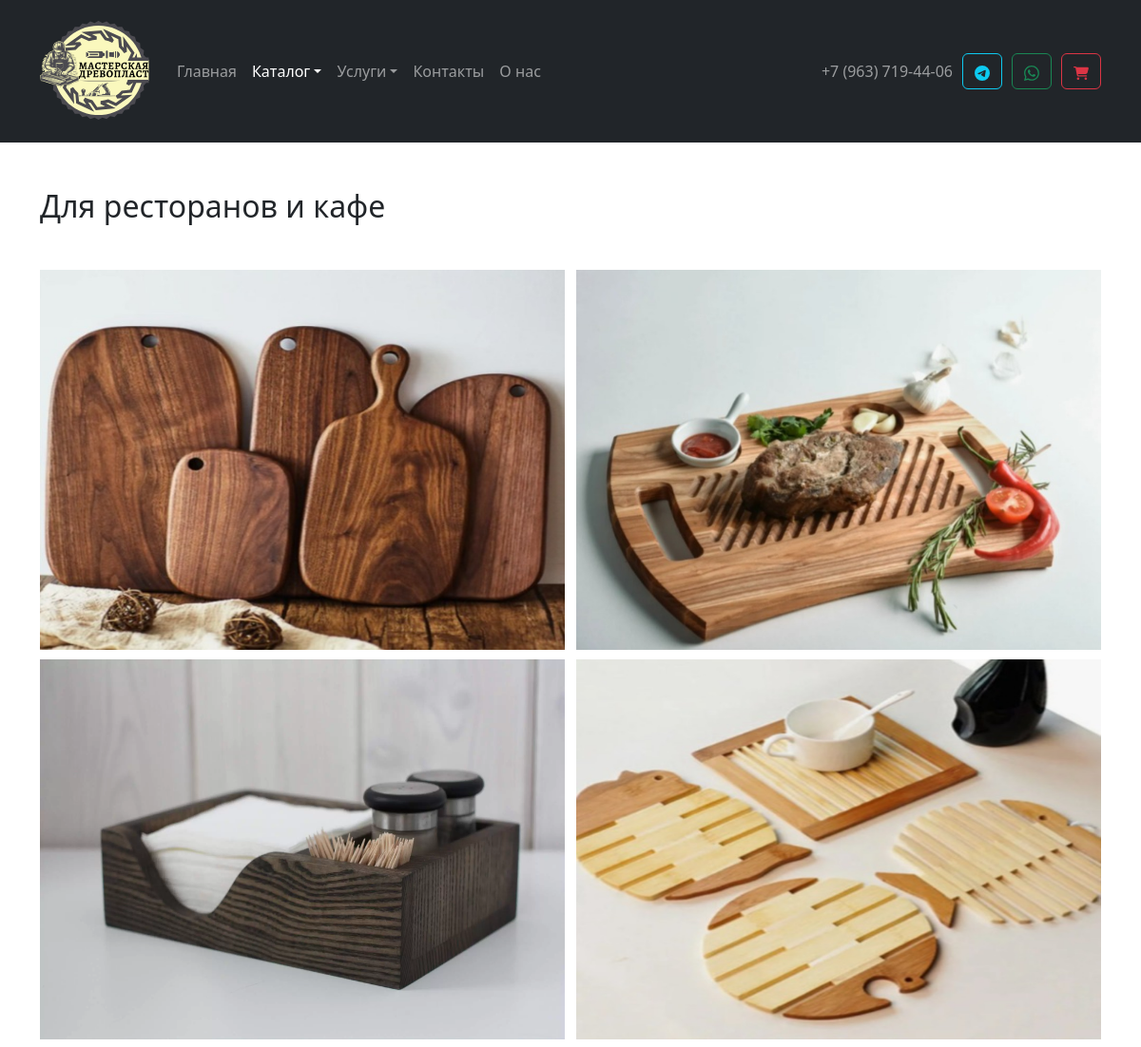
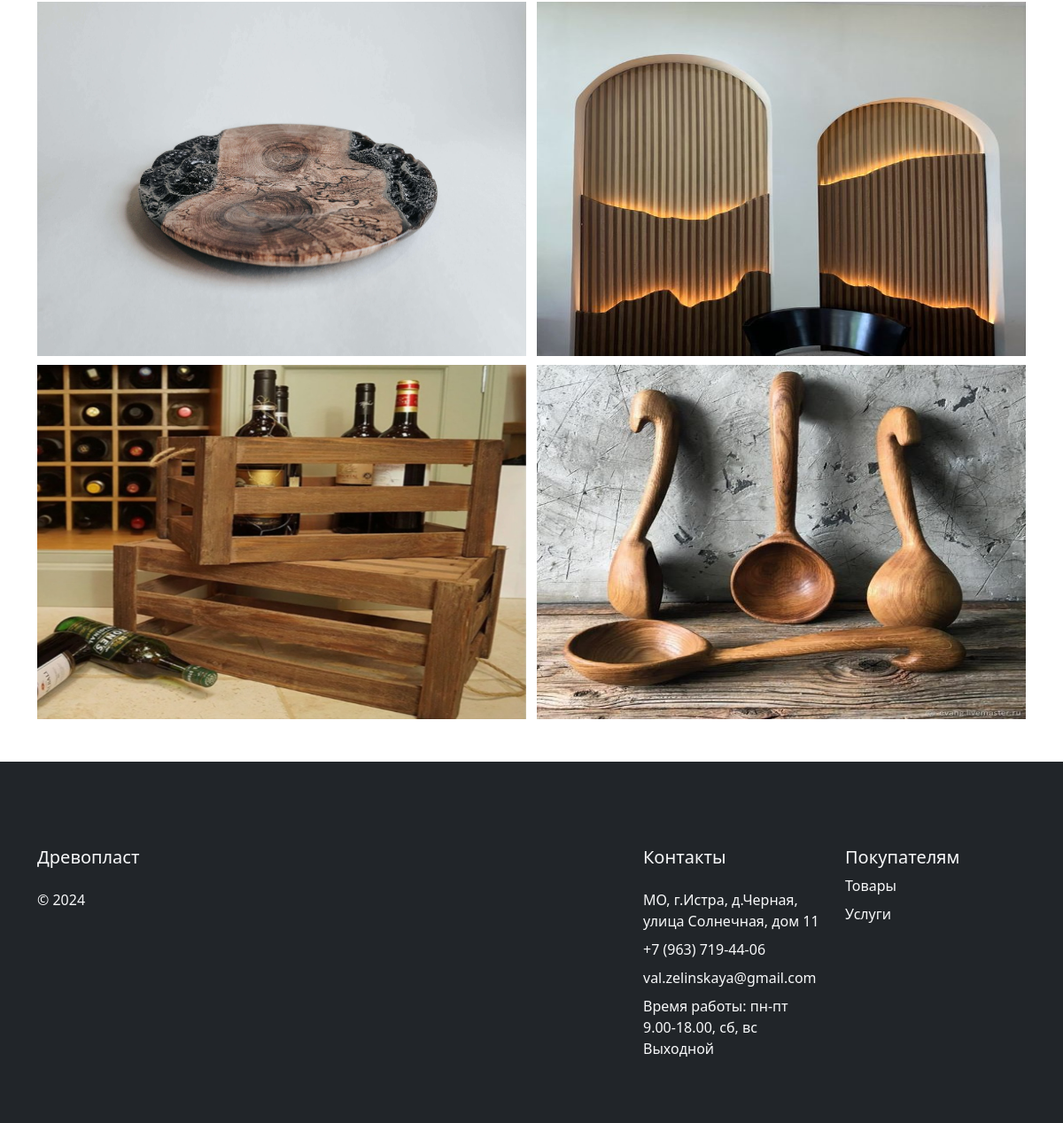
Screenshot of /catalog/restaurant/index.php with the database file from the repository (2 pictures, top to bottom).
### tables this page shows
CREATE TABLE `categories` (
  `id` int(3) NOT NULL,
  `name` varchar(100) NOT NULL,
  `image` varchar(100) NOT NULL,
  `description` varchar(1000) NOT NULL,
  `category_link` varchar(50) NOT NULL,
  `category_order` int(11) NOT NULL COMMENT 'Порядок вывода на странице'
);

CREATE TABLE `subcategories` (
  `id` int(10) NOT NULL,
  `name` varchar(100) NOT NULL,
  `image` varchar(100) NOT NULL,
  `link` varchar(100) NOT NULL,
  `category` int(10) NOT NULL,
  `description` varchar(100) NOT NULL
);

### catalog/restaurant/index.php (called while the page is built)
<?
$category_id = 6;
$folder = 'restaurant';
require($_SERVER['DOCUMENT_ROOT'] . '/catalog/show_subcategories.php');

### catalog/show_subcategories.php (the view, shortened to what this page needs)
<?
include_once $_SERVER['DOCUMENT_ROOT'] . "/modules/header.php";
require($_SERVER['DOCUMENT_ROOT'] . '/database/db.php');
$sql = 'SELECT * FROM subcategories WHERE category = ' . $category_id;
$result = $conn->query($sql);
$category_name = $conn->query('SELECT name FROM categories WHERE id = ' . $category_id)->fetch_assoc();
if ($result->num_rows != 0) {
  $subcategories = $result->fetch_all(MYSQLI_ASSOC);
}
?>
<div class="container my-5">
  <h2 class="mb-5"><?= $category_name['name'] ?></h2>
  <div class="subcategories-wrapper d-flex justify-content-between">
    <?php foreach ($subcategories as $subcategory): ?>
      <div class="subcategory-card">
        <a href="<?= '/catalog/' . $folder . '/products?sub=' . $subcategory['id']; ?>">
          <img class="subcategory-img" src="/assets/images/subcategories/<?= $subcategory['image'];?>" alt="">
        </a>
      </div>
    <?php endforeach; ?>
  </div>
</div>
<? include_once $_SERVER['DOCUMENT_ROOT'] . "/modules/footer.php"; ?>

### assets/css/style.css (style rules this page uses)
body { min-height: 100vh; display: flex; flex-direction: column; }
.subcategories-wrapper { flex: 1; flex-wrap: wrap; row-gap: 10px; }
.subcategory-card { box-sizing: border-box; width: 49.5%; height: 400px; cursor: pointer; position: relative; }
.subcategory-img { width: 100%; height: 100%; position: absolute; }

### rows the page displays
categories: name "Для ресторанов и кафе"
subcategories: image (picture)
subcategories: image (picture)
subcategories: image (picture)
subcategories: image (picture)
subcategories: image (picture)
subcategories: image (picture)
subcategories: image (picture)
subcategories: image (picture)
